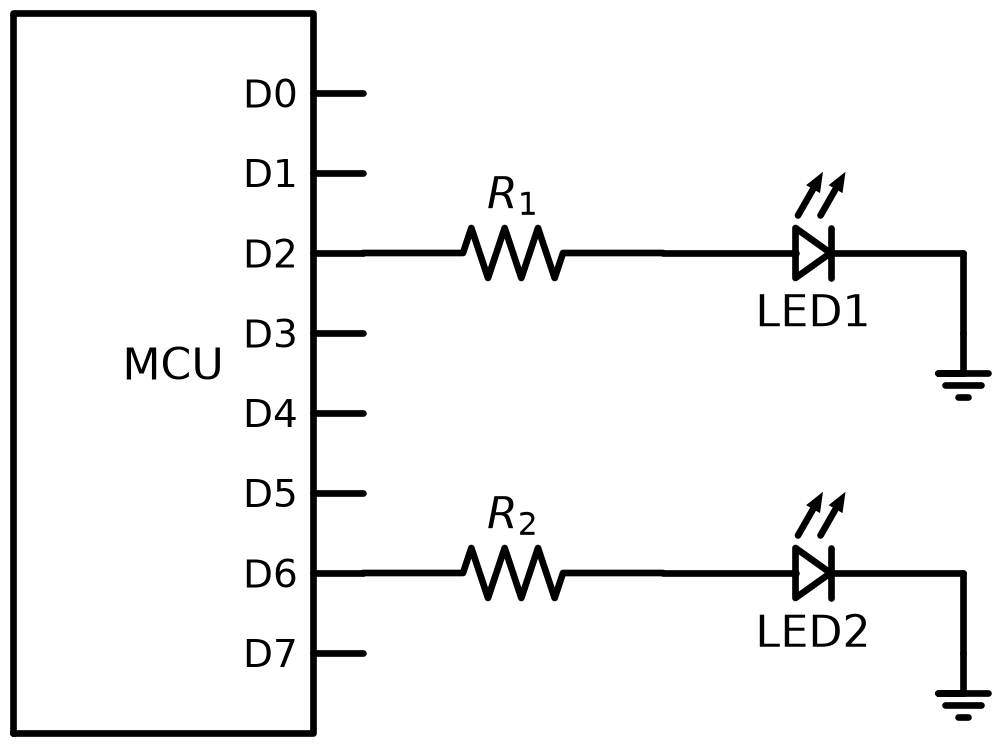

Generate this figure with Python:
"""Draw 1.4_circuit.png: an MCU with eight digital pins, with LEDs on D2 and D6.

Usage: python3 1.4_circuit.py (requires matplotlib and schemdraw). The image is written next
to this script. The labels are the same in Swedish and English, so there is no _en variant.
"""
from pathlib import Path

import matplotlib

matplotlib.use("Agg")
import schemdraw
import schemdraw.elements as elm

OUT = Path(__file__).with_suffix(".png")
PINS = 8
# Pin number -> (resistor label, LED label).
LEDS = {2: ("$R_1$", "LED1"), 6: ("$R_2$", "LED2")}


def draw(out):
    """Draw the MCU with a resistor and an LED to ground on each pin in LEDS, and save it as out."""
    with schemdraw.Drawing(show=False) as d:
        d.config(fontsize=16, lw=2.4)
        # D0 at the top, as the pins are listed from the bottom up.
        pins = [elm.IcPin(name=f"D{n}", side="right") for n in reversed(range(PINS))]
        mcu = elm.Ic(pins=pins, size=(3, 7.2), pinspacing=0.8).label("MCU", loc="center")
        for n, (resistor, led) in LEDS.items():
            elm.Resistor().at(getattr(mcu, f"D{n}")).right().label(resistor)
            elm.LED().right().label(led)
            elm.Line().down().length(0.8)
            elm.Ground()
    d.save(str(out), dpi=200)


if __name__ == "__main__":
    draw(OUT)
